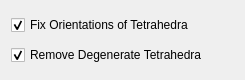
<?xml version="1.0" encoding="UTF-8"?>
<ui version="4.0">
 <class>CleanupTetMeshDialog</class>
 <widget class="QWidget" name="CleanupTetMeshDialog">
  <property name="geometry">
   <rect>
    <x>0</x>
    <y>0</y>
    <width>245</width>
    <height>80</height>
   </rect>
  </property>
  <property name="minimumSize">
   <size>
    <width>245</width>
    <height>80</height>
   </size>
  </property>
  <property name="windowTitle">
   <string>CleanupTetMeshDialog</string>
  </property>
  <layout class="QHBoxLayout" name="horizontalLayout">
   <item>
    <layout class="QVBoxLayout" name="verticalLayout">
     <item>
      <widget class="QCheckBox" name="FixOrientationCheckBox_">
       <property name="text">
        <string>Fix Orientations of Tetrahedra</string>
       </property>
       <property name="checked">
        <bool>true</bool>
       </property>
      </widget>
     </item>
     <item>
      <widget class="QCheckBox" name="RemoveDegenerateCheckBox_">
       <property name="text">
        <string>Remove Degenerate Tetrahedra</string>
       </property>
       <property name="checked">
        <bool>true</bool>
       </property>
      </widget>
     </item>
    </layout>
   </item>
  </layout>
 </widget>
 <resources/>
 <connections/>
</ui>
